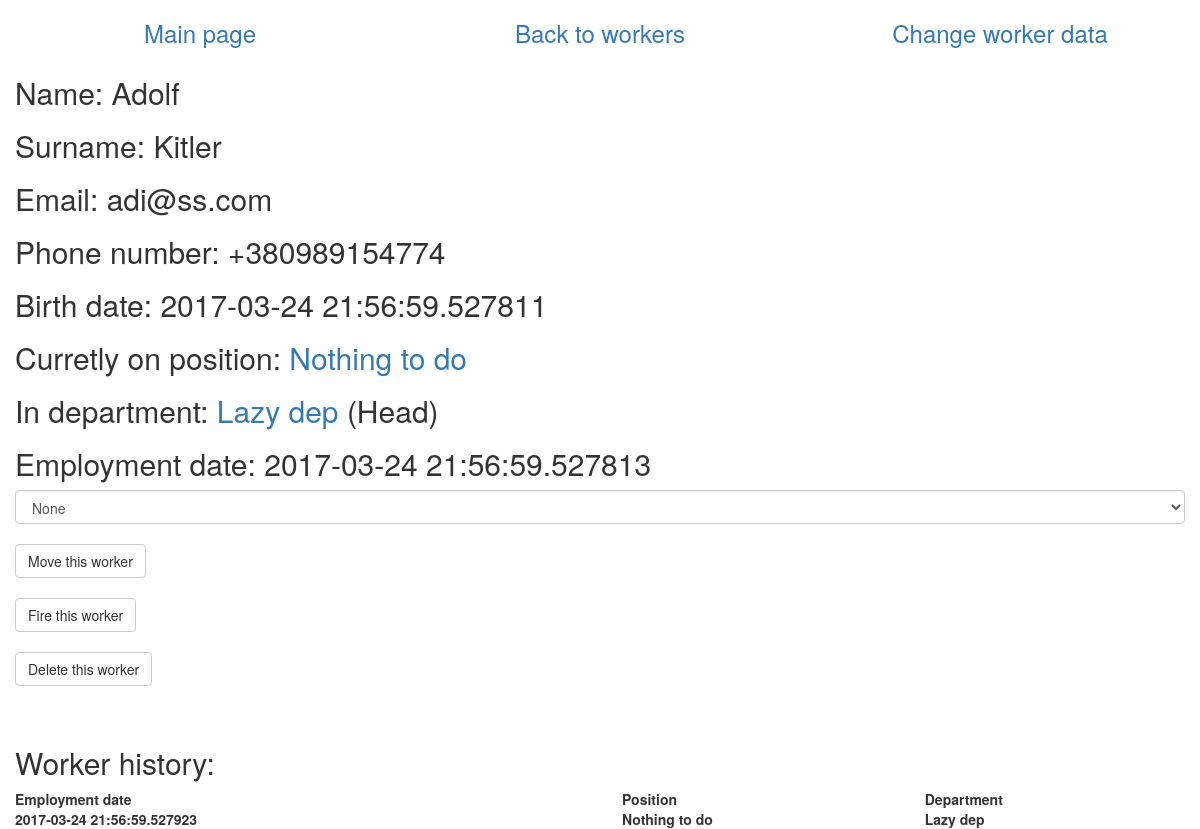
Before: /workers/1 with the older database file.
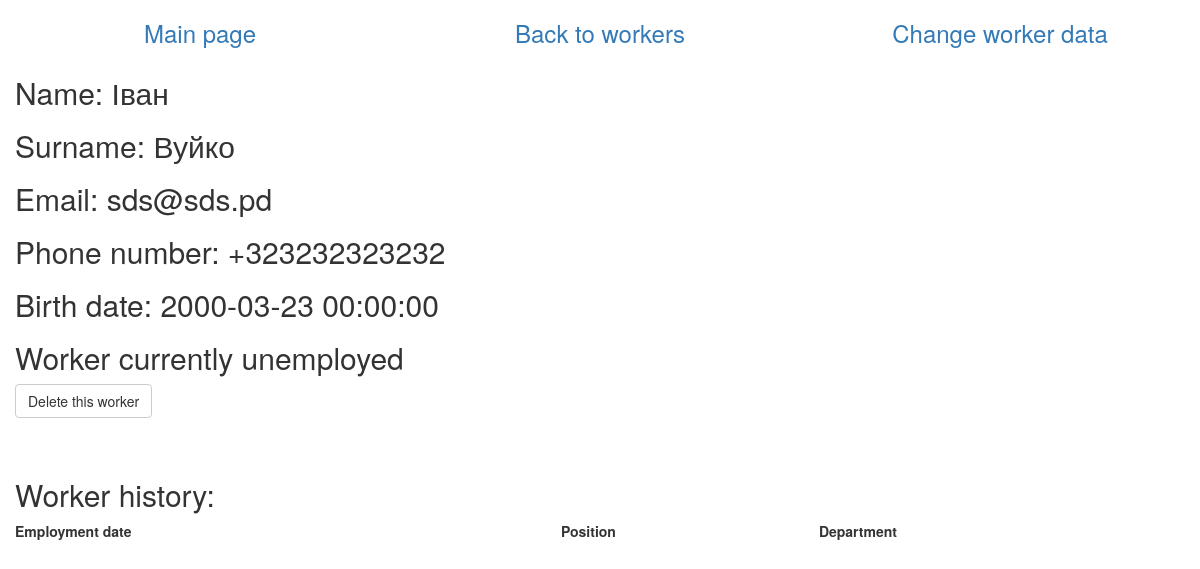
After: the same page with the newer database file.
### models.py (models this page shows, shortened)
class Worker(db.Model):
    __tablename__ = "worker"
    id = db.Column(db.Integer, primary_key=True)
    name = db.Column(db.String, nullable=False)
    surname = db.Column(db.String, nullable=False)
    email = db.Column(db.String, unique=True, nullable=False)
    phone = db.Column(db.String, unique=True, nullable=False)
    bdate = db.Column(db.DateTime, nullable=False)  # birth date
    edate = db.Column(db.DateTime)  # employment date
    idp = db.Column(db.Integer, db.ForeignKey('position.id'))  # id of position
    ishead = db.Column(db.Boolean, default=False)  # is this head of depatment?

class Position(db.Model):
    __tablename__ = "position"
    id = db.Column(db.Integer, primary_key=True)
    name = db.Column(db.String, nullable=False)
    description = db.Column(db.Text, nullable=False)
    idd = db.Column(db.Integer, db.ForeignKey('department.id'), nullable=False)

class Department(db.Model):
    __tablename__ = "department"
    id = db.Column(db.Integer, primary_key=True)
    name = db.Column(db.String, unique=True, nullable=False)
    description = db.Column(db.Text, nullable=False)

class WHistory(db.Model):
    __tablename__ = "whistory"
    id = db.Column(db.Integer, primary_key=True)
    idp = db.Column(db.Integer, db.ForeignKey('position.id'))
    idw = db.Column(db.Integer, db.ForeignKey('worker.id'))
    edt = db.Column(db.DateTime, nullable=False)  # event date time

### workers/workers.py (the view, shortened to what this page needs)
@workers_blueprint.route('/<userid>', methods=['GET', 'POST'])
def profile(userid):
    user = Worker.query.filter_by(id=userid).first()
    position = Position.query.filter_by(id=user.idp).first()
    deps = Department.query.all()
    whptable, whdtable, dep = ([] for i in range(3))
    wh = WHistory.query.filter_by(idw=userid).all()
    for i in wh:  # getting data for worker history table
        temppos = Position.query.filter_by(id=i.idp).first()
        tempdep = Department.query.filter_by(id=temppos.idd).first()
        whdtable.append(tempdep.name), whptable.append(temppos.name)
    if user.idp:
        dep = Department.query.filter_by(id=position.idd).first()
        if request.method == 'POST' and 'fireworker' in request.form:
            prof = Worker.query.get(userid)
            prof.idp, prof.edate, prof.ishead = (None for x in range(3))
            db.session.commit()
    if request.method == 'POST' and 'deleteworker' in request.form:
        Worker.query.filter_by(id=userid).delete()
        db.session.commit()
        return redirect("", code=302)
    return render_template('profile.html', user=user, position=position, dep=dep, deps=deps, wh=wh, whptable=whptable, whdtable=whdtable)

### templates/profile.html (shortened to what this page needs)
<!DOCTYPE html>
<html>
<head>
  <link href="/static/bootstrap.min.css" rel="stylesheet" media="screen">
</head>
  <body>
  <div class="col-sm-4"><h3 class="text-center"><a href="/">Main page</a></h3></div>
  <div class="col-sm-4"><h3 class="text-center"><a href="/workers">Back to workers</a></h3></div>
  <div class="col-sm-4"><h3 class="text-center"><a href="/workers/{{ user.id }}/change">Change worker data</a></h3></div>
  <div class="col-sm-12">
  <h2>Name: {{ user.name }} </h2>
  <h2>Surname: {{ user.surname }} </h2>
  <h2>Email: {{ user.email }} </h2>
  <h2>Phone number: {{ user.phone }} </h2>
  <h2>Birth date: {{ user.bdate }} </h2>
  {% if user.idp %}
    <h2>Curretly on position: <a href="/positions/{{ position.id }}">{{ position.name }}</a></h2>
    <h2>In department: <a href="/departments/{{ position.idd }}">{{ dep.name }}</a>
    {% if user.ishead %}
      (Head)
    {% endif %}
    </h2>
    <h2>Employment date: {{ user.edate }} </h2>
    <form action="" method="post" width="50%">
      <select name="idd" class="selectpicker form-control" required>
        <option value="">None</option>
      </select><br>
      <input class="btn btn-default" type="submit" name="moveworker" value="Move this worker">
    </form><br>
    <form action="" method="post">
      <input class="btn btn-default" type="submit" name="fireworker" value="Fire this worker">
    </form><br>
    {% else %}
      <h2>Worker currently unemployed</h2>
    {% endif %}
    <form action="" method="post">
      <input class="btn btn-default" type="submit" name="deleteworker" value="Delete this worker">
    </form><br><br>
    <h2>Worker history:</h2>
    <table width="100%">
      <tr>
        <th>Employment date</th>
        <th>Position</th>
        <th>Department</th>
      </tr>
      {%  for d in wh %}
        <tr>
          <th>  {{ d.edt }}  </th>
          <th>  {{ whptable[loop.index - 1] }}  </th>
          <th>  {{ whdtable[loop.index - 1] }}  </a></th>
        </tr>
      {% endfor %}
    </table>
  </div>
</body>
</html>

Changed rows visible on the page:
removed Position: name "Nothing to do"
removed Department: name "Lazy dep"
removed WHistory: edt "2017-03-24 21:56:59.527923"
changed Worker: name "Adolf" → "Іван"; surname "Kitler" → "Вуйко"; email "adi@ss.com" → "sds@sds.pd"; phone "+380989154774" → "+323232323232"; bdate "2017-03-24 21:56:59.527811" → "2000-03-23 00:00:00"; idp 1 → empty (drawn); edate "2017-03-24 21:56:59.527813" → (not shown)
Other visible differences:
form field idd: "None" → (not shown)
form field moveworker: "Move this worker" → (not shown)
form field fireworker: "Fire this worker" → (not shown)
text no longer shown: "Curretly on position: In department: (Head) Employment date:"
text now shown: "Worker currently unemployed"
